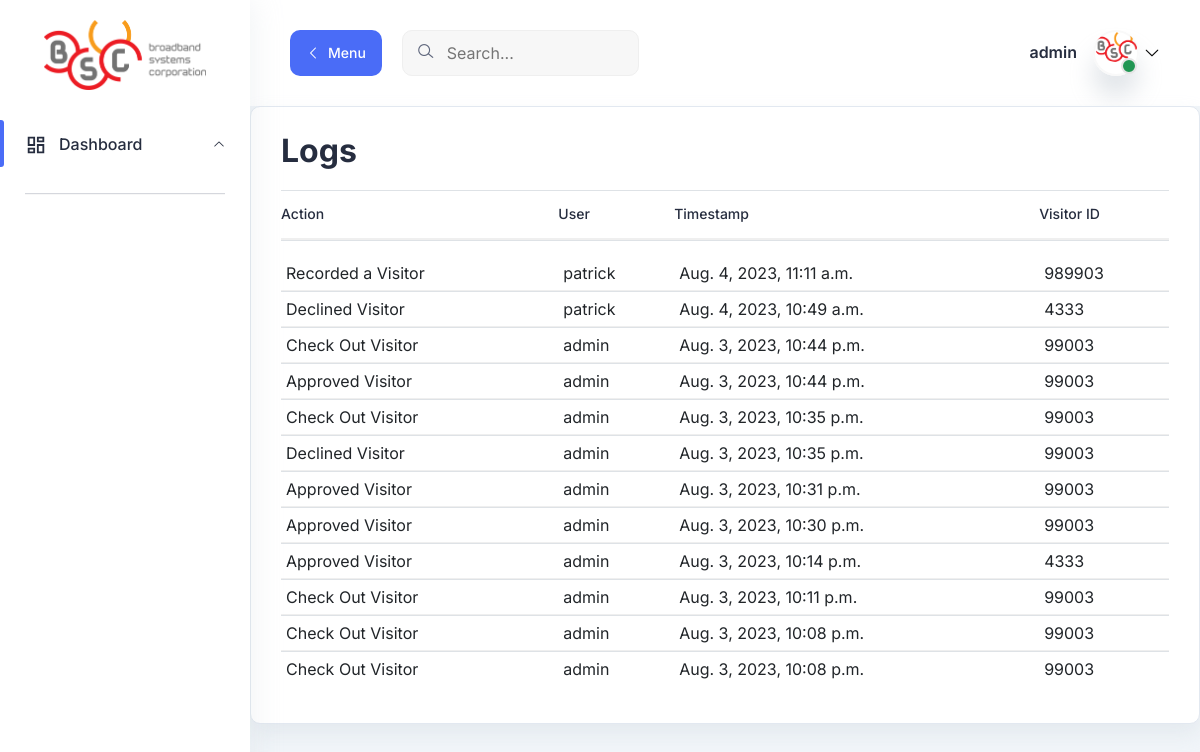
Page /logs/ (signed in) on the earlier database version.
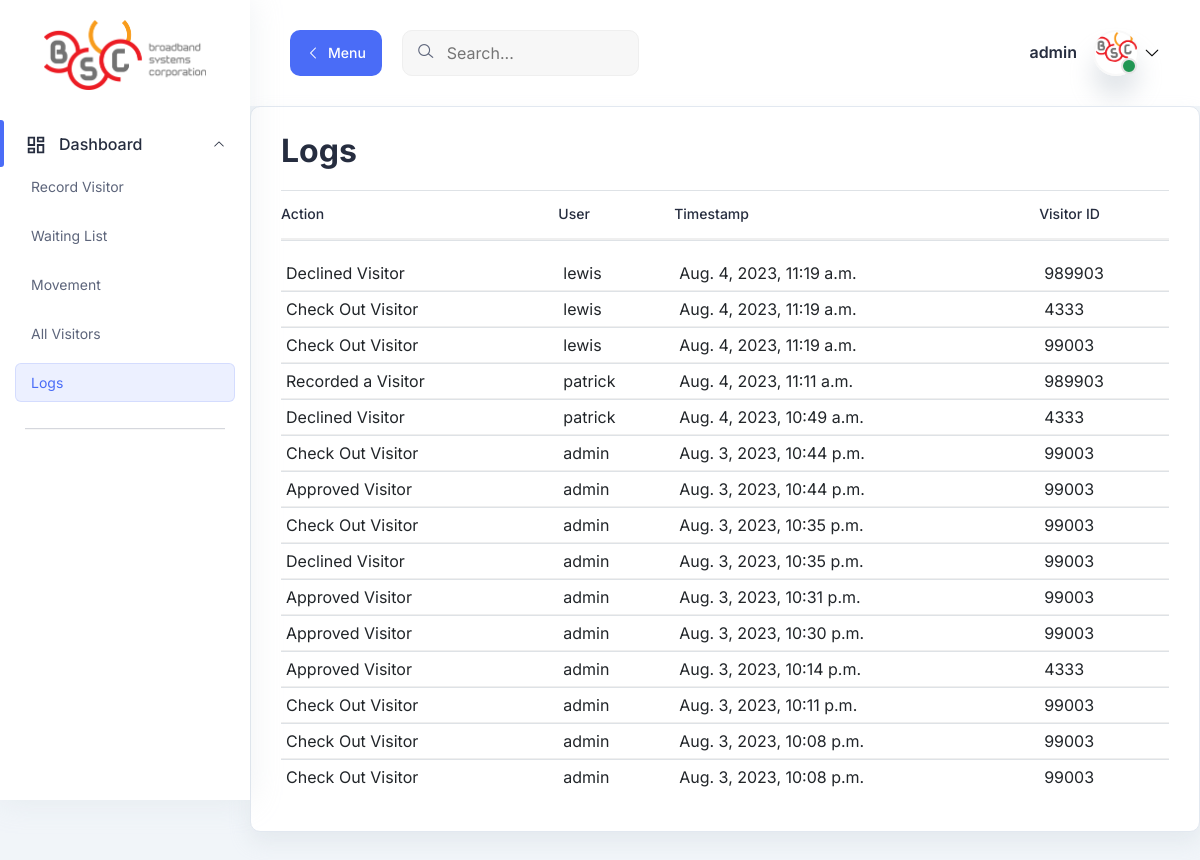
Same page on the later database version.
### records/models.py (models this page shows, shortened)
class Log(models.Model):
    action_choices = [
        ('APPROVE', 'Approved Visitor'),
        ('CHECKOUT', 'Check Out Visitor'),
        ('DECLINE', 'Declined Visitor'),
        ('RECORD', 'Recorded a Visitor')
    ]
    action = models.CharField(max_length=20, choices=action_choices)
    user = models.ForeignKey(User, on_delete=models.SET_NULL, null=True)
    timestamp = models.DateTimeField(auto_now_add=True)
    visitor_id = models.CharField(max_length=100, blank=True, null=True)

### records/views.py (the view)
# urls.py: path('logs/', views.logs, name='logs'),
@login_required
def logs(request):
    logs = Log.objects.all().order_by('-timestamp')
    context = {'logs': logs}
    return render(request, 'records/logs.html', context)

### records/templates/records/logs.html (shortened to what this page needs)
{% extends "base.html" %}
{% load static %}
{% block content %}
<main class="main-wrapper">
<header class="header">
    <div class="container-fluid">
      <div class="row">
        <div class="col-lg-5 col-md-5 col-6">
          <div class="header-left d-flex align-items-center">
            <div class="menu-toggle-btn mr-20">
              <button
                id="menu-toggle"
                class="main-btn primary-btn btn-hover"
              >
                <i class="lni lni-chevron-left me-2"></i> Menu
              </button>
            </div>
            <div class="header-search d-none d-md-flex">
              <form action="#">
                <input type="text" placeholder="Search..." />
                <button><i class="lni lni-search-alt"></i></button>
              </form>
            </div>
          </div>
        </div>
        <div class="col-lg-7 col-md-7 col-6">
          <div class="header-right">
            <div class="profile-box ml-15">
              <button
                class="dropdown-toggle bg-transparent border-0"
                type="button"
                id="profile"
                data-bs-toggle="dropdown"
                aria-expanded="false"
              >
                <div class="profile-info">
                  <div class="info">
                    {% if user.is_authenticated %}
                    <h6>{{ user.username }}</h6>
                    {% endif %}
                    <div class="image">
                      <img
                        src="{% static 'icon.png' %}"
                        alt=""
                      />
                      <span class="status"></span>
                    </div>
                  </div>
                </div>
                <i class="lni lni-chevron-down"></i>
              </button>
            </div>
          </div>
        </div>
      </div>
    </div>
  </header>
<section class="table-components">
        <div class="tables-wrapper">
        <div class="row">
            <div class="col-lg-12">
            <div class="card-style mb-30">
                <h1 class="mb-10">Logs</h1>
                <div class="table-wrapper table-responsive">
                <table id="movement" class="table">
                    <thead>
                    <tr>
                        <th><h6>Action</h6></th>
                        <th><h6>User</h6></th>
                        <th><h6>Timestamp</h6></th>
                        <th><h6>Visitor ID</h6></th>
                    </tr>
                    </thead>
                    <tbody>
                            {% for log in logs %}
                            <tr>
                              <td class="min-width">{{ log.get_action_display }}</td>
                              <td class="min-width">{{ log.user.username }}</td>
                              <td class="min-width">{{ log.timestamp }}</td>
                              <td class="min-width">{{ log.visitor_id }}</td>
                            </tr>
                            {% endfor %}
                    </tbody>
                </table>
                </div>
            </div>
            </div>
    </div>
    </div>
</section>
</main>
{% endblock content %}

### records/templates/base.html (shortened to what this page needs)
{% load static %}
<!DOCTYPE html>
<html lang="en">
    <head>
        <link rel="stylesheet" href="https://maxcdn.bootstrapcdn.com/bootstrap/4.5.2/css/bootstrap.min.css">
        <link rel="stylesheet" href="{% static 'assets/css/bootstrap.min.css' %}" />
        <link rel="stylesheet" href="{% static 'assets/css/lineicons.css' %}" />
        <link rel="stylesheet" href="{% static 'assets/css/materialdesignicons.min.css' %}" />
        <link rel="stylesheet" href="{% static 'assets/css/fullcalendar.css' %}" />
        <link rel="stylesheet" href="{% static 'assets/css/fullcalendar.css' %}" />
        <link rel="stylesheet" href="{% static 'assets/css/main.css' %}" />
    </head>
    <body>
        {% include 'partials/sidebar.html' %}
        {% block content %}
        {% endblock content %}
    </body>
</html>

### records/templates/partials/sidebar.html (shortened to what this page needs)
{% load static %}
<aside class="sidebar-nav-wrapper">
    <div class="navbar-logo">
      <a href="{% url 'records:record_visitor' %}">
        <img class="logo" src="{% static 'BSCLOGO1.png' %}" alt="logo" />
      </a>
    </div>
    <nav class="sidebar-nav">
      <ul>
        <li class="nav-item nav-item-has-children">
          <a
            href="#0"
            data-bs-toggle="collapse"
            data-bs-target="#ddmenu_1"
            aria-controls="ddmenu_1"
            aria-expanded="false"
            aria-label="Toggle navigation"
          >
            <span class="icon">
            </span>
            <span class="text">Dashboard</span>
          </a>
          <ul id="ddmenu_1" class="collapse show dropdown-nav">
            {% if request.user.groups.all.0.name  == 'Security' or request.user.groups.all.0.name == 'Supervisor'  %}
            <li>
              <a href="{% url 'records:record_visitor' %}" {% if request.path == "/record-visitor/" %} class="active" {% endif %}> Record Visitor </a>
            </li>
            <li>
              <a href="{% url 'records:visitors' %}" {% if request.path == "/visitor-list/" %} class="active" {% endif %}> Waiting List </a>
            </li>
            <li>
              <a href="{% url 'records:movements' %}" {% if request.path == "/movements/" %} class="active" {% endif %}> Movement </a>
            </li>
            {% endif %}
            {% if request.user.groups.all.0.name == 'Supervisor'  %}
            <li>
              <a href="{% url 'records:all_visitors' %}" {% if request.path == "/all-visitors/" %} class="active" {% endif %}> All Visitors </a>
            </li>
            <li>
              <a href="{% url 'records:logs' %}" {% if request.path == "/logs/" %} class="active" {% endif %}> Logs </a>
            </li>
            {% endif %}
          </ul>
        </li>
        <span class="divider"><hr /></span>
      </ul>
    </nav>
  </aside>

### records/templates/partials/navbar.html (shortened to what this page needs)
{% load static %}

### static/assets/css/fullcalendar.css (style rules this page uses)
:root { --fc-daygrid-event-dot-width:8px;--fc-list-event-dot-width:10px;--fc-list-event-hover-bg-color:#f5f5f5 }

### records/templates/partials/sidebar.html (style rules this page uses)
.logo { height: 70px; }

Differences in the rows shown:
added Log: action "Declined Visitor", user.username "lewis", timestamp "Aug. 4, 2023, 11:19 a.m.", visitor_id "989903"
added Log: action "Check Out Visitor", user.username "lewis", timestamp "Aug. 4, 2023, 11:19 a.m.", visitor_id "4333"
added Log: action "Check Out Visitor", user.username "lewis", timestamp "Aug. 4, 2023, 11:19 a.m.", visitor_id "99003"
Other differences:
text now shown: "Record Visitor Waiting List Movement All Visitors Logs"
